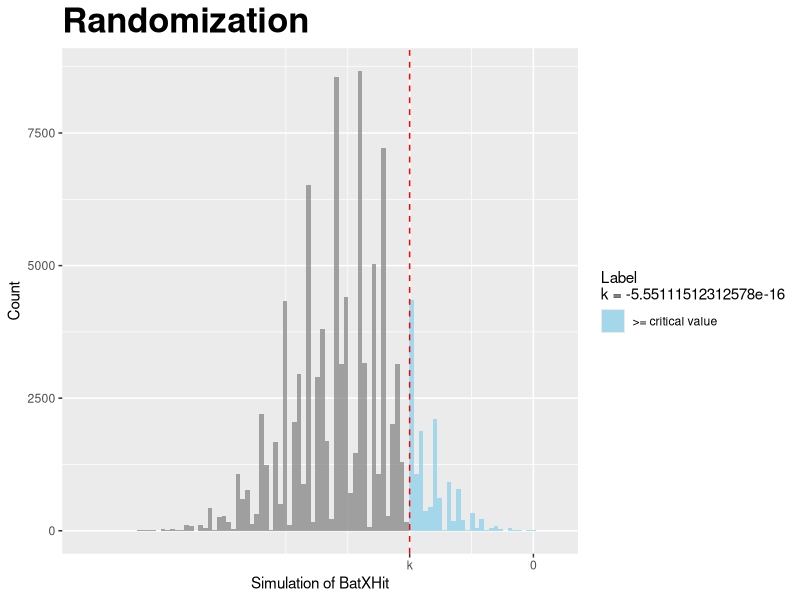

Reproduce this figure in R.
## ---- chunk 1
library(ggplot2)
library(dplyr)
library(kableExtra)
library(knitr)
# 設定存檔位址
#setwd("/Users/kevinpiger/Desktop/碩一下/統模/Homework02/")
## ---- chunk 2
# Question 02 #
x <- c(0.252,0.305,0.299,0.303,0.285,0.191,0.28,0.272,0.310,0.266,0.215,0.211,0.244,0.320)
y <- c(12,6,4,15,2,2,16,6,8,10,0,3,6,7)
## ---- chunk 3
alpha = 0.05
num = 100000
N = NULL
for(i in 1:num){
x1 <- sample(x,14,F) 
y1 <- sample(y,14,F) 
N <- c(N, sum((y1-mean(y))/sd(y)-(x1-mean(x))/sd(x)))}
t0 <- sum(((y-mean(y))/sd(y))-((x-mean(x))/sd(x)))
N1 <- data.frame("BatXHit" = N) %>% mutate(over = ifelse(BatXHit >=t0,  ">= critical value","< critical value"))
N1$over <- N1$over %>% as.factor()
ggplot(N1,aes(x = BatXHit,fill = over))+
  geom_histogram(bins = 100,alpha = 0.7)+
  scale_fill_manual(values = c("skyblue","blue"),
                    name = paste0("Label\n","k = ",t0),
                    breaks = c(">= critical value","< critical value k"),
                    labels = c(">= critical value","< critical value k"))+
  theme(plot.title = element_text(colour = "black", face = "bold", size = 25))+
  geom_vline(aes(xintercept = t0),linetype="dashed",color = "red")+
  labs(title = "Randomization ",x = "Simulation of BatXHit", y = "Count")+
  scale_x_continuous(breaks = c(t0,0),
                     labels = c("k",0))
pv <- sum(N > t0 )/num
print(ifelse(pv > alpha, paste('p value',pv,'>',alpha,'Do not reject H0'),paste('p value',pv,'<=',alpha,'Reject H0')))
